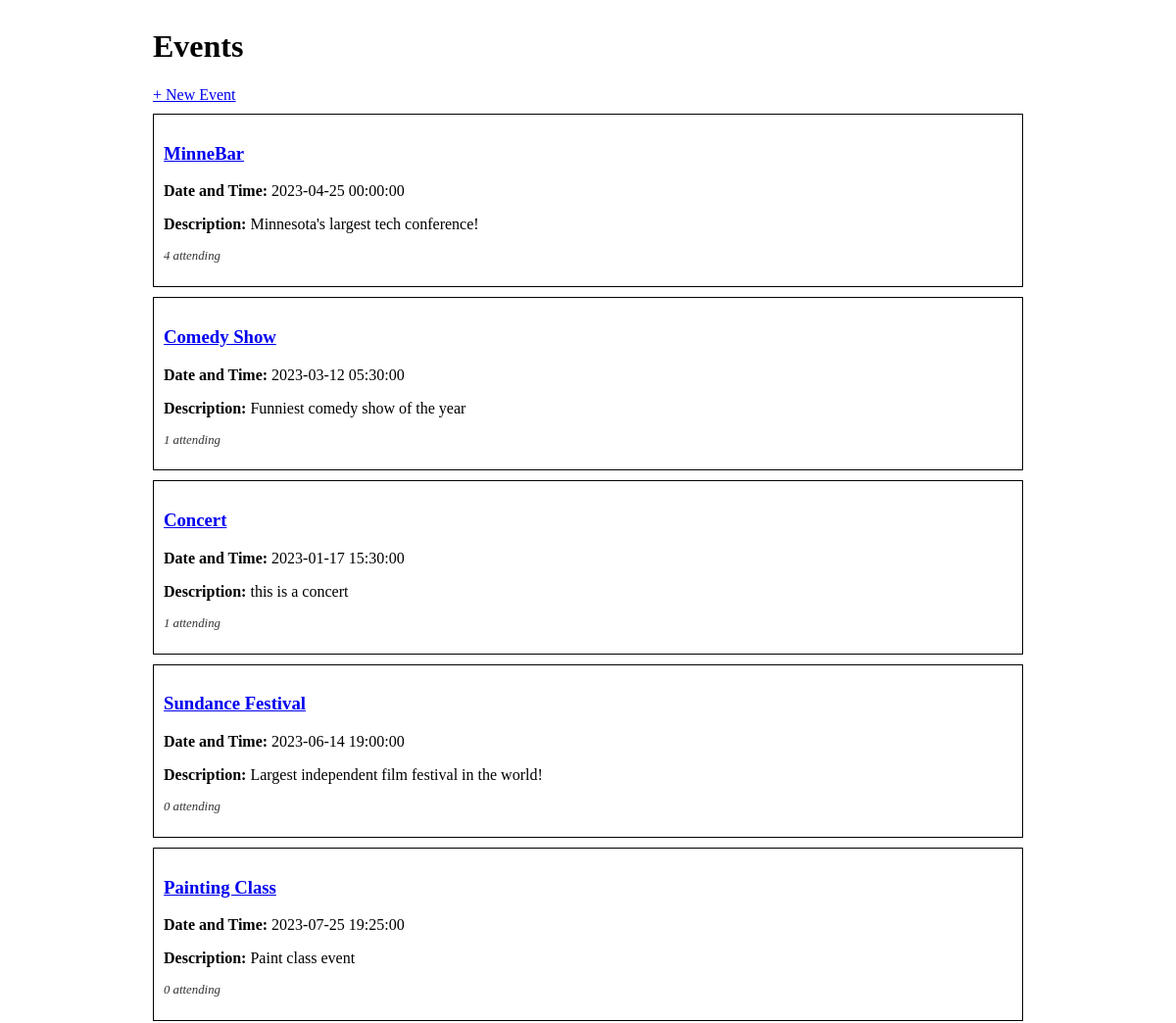
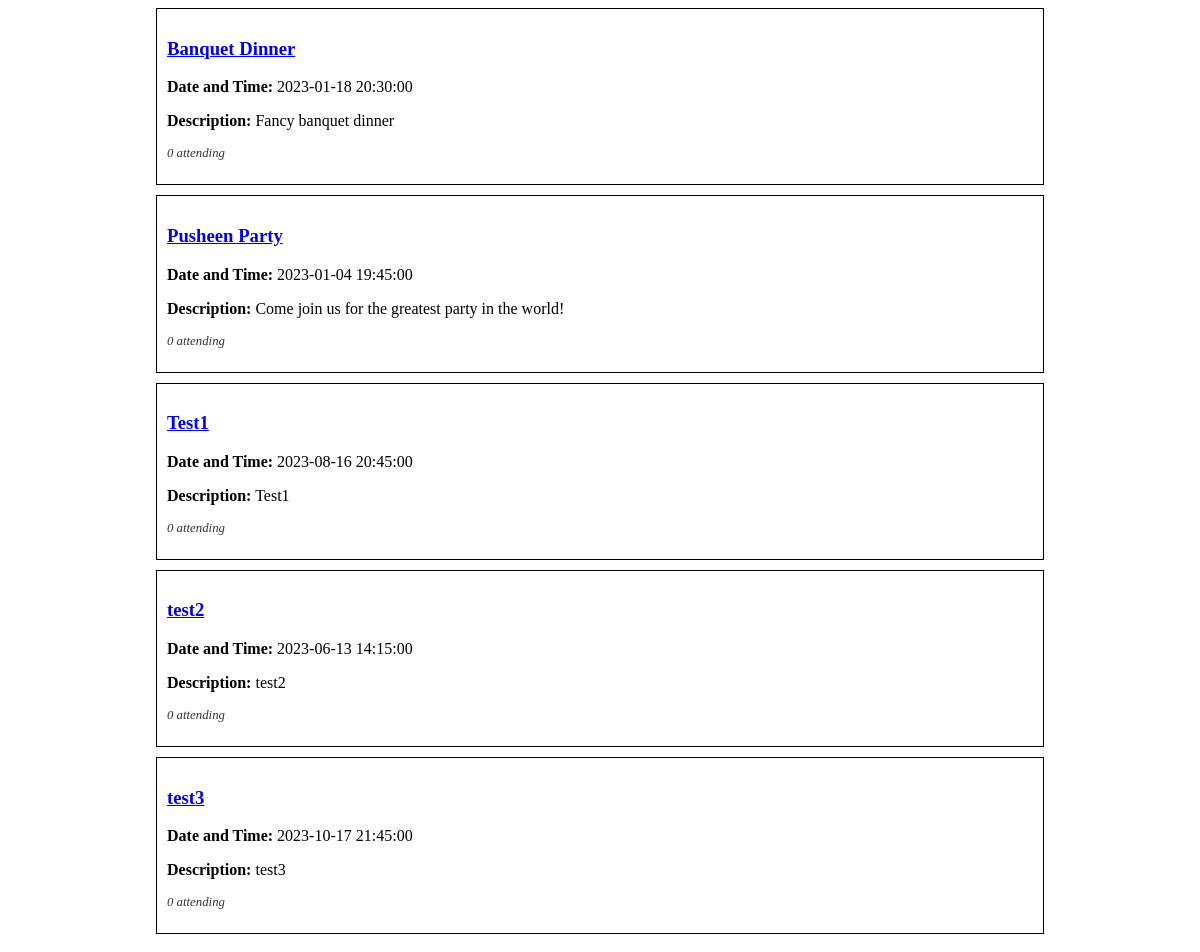
The page / on the database its author committed (2 pictures, top to bottom).
### events_app/models.py (models this page shows, shortened)
class Event(db.Model):
    id = db.Column(db.Integer, primary_key=True)
    title = db.Column(db.String(80), nullable=False)
    description = db.Column(db.String(80), nullable=False)
    date_and_time = db.Column(db.DateTime, nullable=False)
    guests = db.relationship('Guest', secondary='guest_event', back_populates='events_attending')

### events_app/routes.py (the view)
@main.route('/')
def index():
    events = Event.query.all()
    return render_template('index.html', events=events)

### events_app/templates/index.html
{% extends 'base.html' %}
{% block content %}
<h1>Events</h1>
<a href="/create">+ New Event</a>
{% for i in range(events|length) %}
<div class="event-container">
    <h3><a href="/event/{{i + 1}}">{{events[i].title}}</a></h3>
    <p><strong>Date and Time:</strong> {{events[i].date_and_time}}</p>
    <p><strong>Description:</strong> {{events[i].description}}</p>
    <p class="small-text">
        {{events[i].guests|length}} attending
    </p>
</div>
{% endfor %}
{% endblock %}

### events_app/templates/base.html (shortened to what this page needs)
<!DOCTYPE html>
<html>
    <head>
        <link rel="stylesheet" href="/static/style.css">
    </head>
    <body>
        <div id="content">
            {% block content %}{% endblock %}
        </div>
    </body>
</html>

### events_app/static/style.css (style rules this page uses)
body { display: flex; justify-content: center; }
#content { width: 75%; }
.event-container { border: 1px solid #000; margin: 10px 0; padding: 10px; }
.small-text { font-size: 0.8em; color: #333; font-style: italic; }

### rows shown on the page
Event: title "MinneBar", date_and_time "2023-04-25 00:00:00", description "Minnesota's largest tech conference!"
Event: title "Comedy Show", date_and_time "2023-03-12 05:30:00", description "Funniest comedy show of the year"
Event: title "Concert", date_and_time "2023-01-17 15:30:00", description "this is a concert"
Event: title "Sundance Festival", date_and_time "2023-06-14 19:00:00", description "Largest independent film festival in the world!"
Event: title "Painting Class", date_and_time "2023-07-25 19:25:00", description "Paint class event"
Event: title "Banquet Dinner", date_and_time "2023-01-18 20:30:00", description "Fancy banquet dinner"
Event: title "Pusheen Party", date_and_time "2023-01-04 19:45:00", description "Come join us for the greatest party in the world!"
Event: title "Test1", date_and_time "2023-08-16 20:45:00", description "Test1"
Event: title "test2", date_and_time "2023-06-13 14:15:00", description "test2"
Event: title "test3", date_and_time "2023-10-17 21:45:00", description "test3"

### other values the page prints
{{ events[i].guests|length }} "4" "1" "1" "0" "0" "0" "0" "0" "0" "0"
